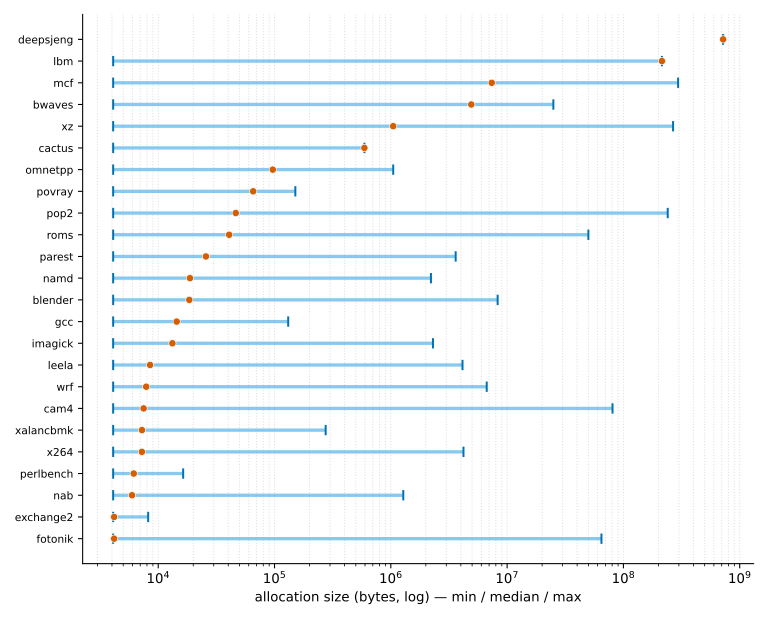

Generate this figure with Python:
#!/usr/bin/env python3
"""Validation §3 — per-bench spread of edge cases.

Allocation-size span per bench on a log-x axis: a horizontal whisker from
min_size to max_size with a marker at median_size. Order: ascending
median size. Tells reviewers we're not testing on a narrow size band.
"""
from pathlib import Path

import matplotlib.pyplot as plt
import pandas as pd

HERE = Path(__file__).resolve().parent
OUT  = HERE / "figure.svg"


def main() -> None:
    df = pd.read_csv(HERE / "result.csv").sort_values("median_size")

    fig, ax = plt.subplots(figsize=(8.0, 6.5))
    y = range(len(df))
    ax.hlines(y, df["min_size"].clip(lower=1), df["max_size"],
              color="#56B4E9", linewidth=2.5, alpha=0.7)
    ax.scatter(df["min_size"].clip(lower=1), y, marker="|", s=60,
               color="#0072B2", zorder=3)
    ax.scatter(df["max_size"], y, marker="|", s=60,
               color="#0072B2", zorder=3)
    ax.scatter(df["median_size"], y, marker="o", s=30,
               color="#D55E00", edgecolor="white", linewidth=0.5, zorder=4)

    ax.set_yticks(list(y))
    ax.set_yticklabels(df["bench"], fontsize=8)
    ax.set_xscale("log")
    ax.set_xlabel("allocation size (bytes, log) — min / median / max")
    ax.grid(axis="x", which="both", linestyle=":", alpha=0.4)
    ax.set_axisbelow(True)
    for spine in ("top", "right"):
        ax.spines[spine].set_visible(False)

    fig.tight_layout()
    fig.savefig(OUT, format="svg")
    print(f"wrote {OUT}")


if __name__ == "__main__":
    main()
